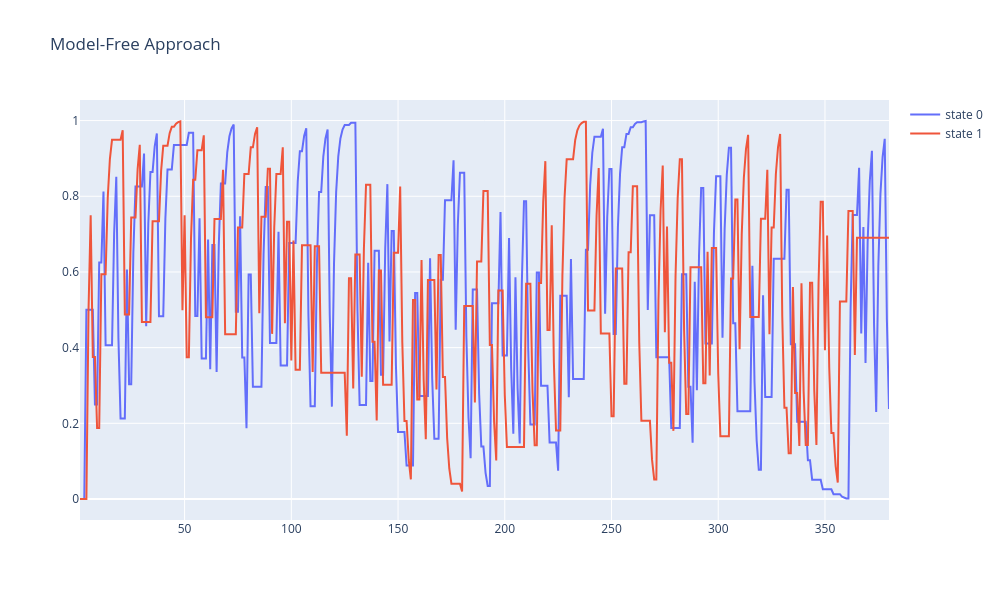

The code cell stored with this chart in its notebook:
### Code cell
fig = go.Figure()
fig.add_trace(go.Scatter(x=[i for i in range(1, len(model_free_data) + 1)], y=v0, name="state 0"))
fig.add_trace(go.Scatter(x=[i for i in range(1, len(model_free_data) + 1)], y=v1, name="state 1"))
fig.update_layout(title="Model-Free Approach", width=1000, height=600)
fig.show()

### Figure 1 — Plotly figure (JSON) as saved in the notebook; plotly's stock layout.template omitted (floating-point values rounded to 4 significant figures; data arrays with more than 128 entries replaced by an {"elided": "..."} marker saying what was removed)
{"data": [{"name": "state 0", "x": {"elided": "380 int values"}, "y": {"elided": "1900 float values"}, "type": "scatter"}, {"name": "state 1", "x": {"elided": "380 int values"}, "y": {"elided": "1900 float values"}, "type": "scatter"}], "layout": {"title": {"text": "Model-Free Approach"}, "width": 1000, "height": 600}}
